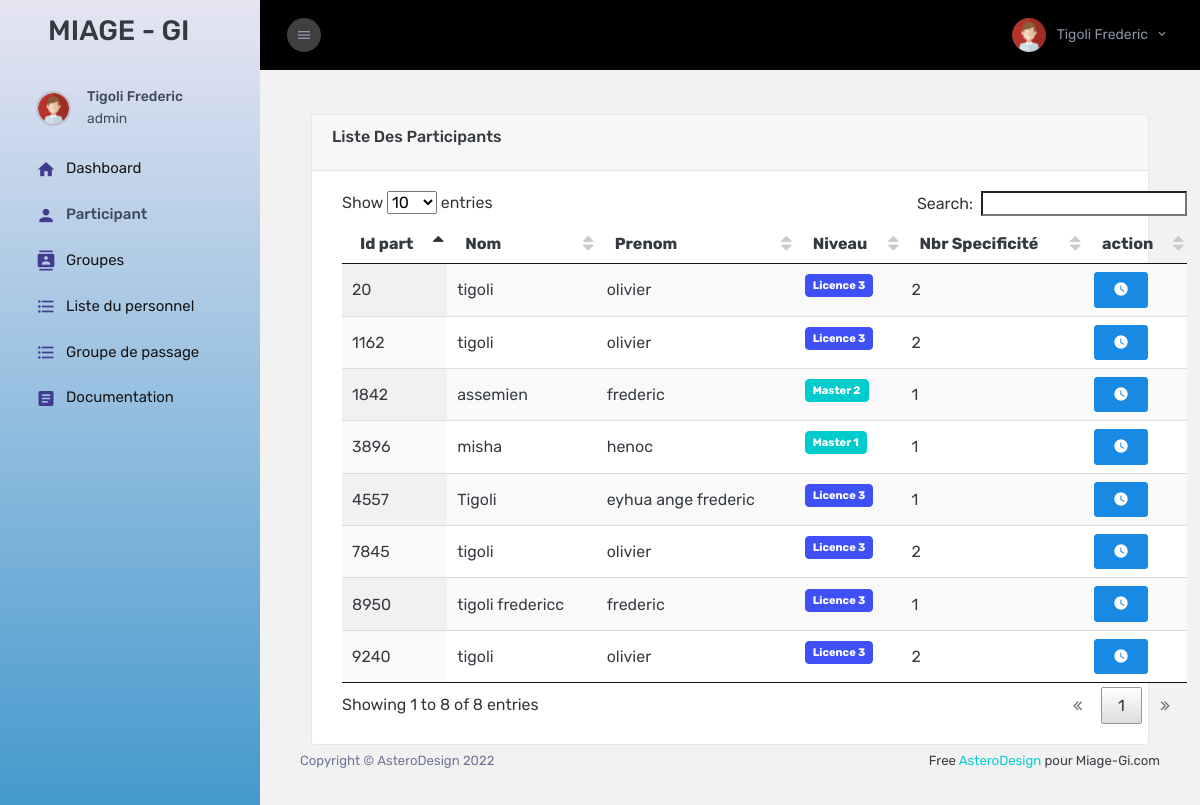
The app's page /miage-gi/pages/managePart.php (signed in) with its own data.
### tables this page shows
CREATE TABLE IF NOT EXISTS `participant` (
  `idPart` int(11) NOT NULL,
  `nom` varchar(255) NOT NULL,
  `prenom` varchar(255) NOT NULL,
  `idNiv` int(11) NOT NULL,
  `idSexe` int(11) NOT NULL,
  `mail` varchar(255) NOT NULL,
  `numTel` varchar(255) NOT NULL,
  `photo` varchar(255) NOT NULL,
  `dateCrea` datetime NOT NULL,
  PRIMARY KEY (`idPart`),
  KEY `idNiv` (`idNiv`),
  KEY `idSexe` (`idSexe`)
);

CREATE TABLE IF NOT EXISTS `niveau` (
  `idNiv` int(11) NOT NULL AUTO_INCREMENT,
  `libNiv` varchar(255) NOT NULL,
  PRIMARY KEY (`idNiv`)
);

### miage-gi/pages/managePart.php (the view, shortened to what this page needs)
<!DOCTYPE html>
<html lang="fr">
<head>
    <?php
    include('../../config.php');
    include "includes/head.php";
    if(strlen($_SESSION['idAdmin'])==0)
    {
        header('location:login.php');
    }else{
        $idadmin = $_SESSION['idAdmin'];
        $query = mysqli_query($con,"SELECT * FROM admininfo WHERE idAdmin='$idadmin'");
        $rst = mysqli_fetch_array($query);
    }
    ?>
</head>
<body>
    <div class="container-scroller">
    <?php
    if($rst['idRole'] == 2){
      include "sidebarSec.php";
    }elseif($rst['idRole'] == 3){
      include "sidebarCompt.php";
    }else{
      include "includes/sidebar.php";
    }
    ?>
        <div class="container-fluid page-body-wrapper">
            <?php include "includes/header.php"?>
            <div class="main-panel">
                <div class="content-wrapper pb-0">
                    <div class="col-12">
                        <div class="card">
                            <div class="card-header">
                                <h4 class="card-title">Liste Des Participants</h4>
                            </div>
                            <div class="card-body">
                                <div class="table-responsive">
                                    <table id="example" class="display" style="min-width: 845px">
                                        <thead>
                                            <tr>
                                                <th>Id part</th>
                                                <th>Nom</th>
                                                <th>Prenom</th>
                                                <th>Niveau</th>
                                                <th>Nbr Specificité</th>
                                                <th>action</th>
                                            </tr>
                                        </thead>
                                        <tbody>
                                            <?php
                                                $sql = mysqli_query($con,"SELECT * FROM participant");
                                                while($rst = mysqli_fetch_array($sql)){
                                            ?>
                                            <tr>
                                                <td><?= $rst['idPart'] ?></td>
                                                <td> <?= $rst['nom'] ?> </td>
                                                <td><?= $rst['prenom'] ?></td>
                                                <?php
                                                    $idNiv = $rst['idNiv'];
                                                    $sql1 = mysqli_query($con, "SELECT * FROM niveau WHERE idNiv ='$idNiv'");
                                                    $rst1 = mysqli_fetch_array($sql1);
                                                    if($idNiv == 1){
                                                        $color = "badge-warning";
                                                    }elseif($idNiv == 2){
                                                        $color = "badge-danger";
                                                    }elseif($idNiv == 3){
                                                        $color = "badge-primary";
                                                    }else{
                                                        $color = "badge-success";
                                                    }
                                                ?>
                                                <td><label class="badge <?=$color?>"><?= $rst1['libNiv'] ?></label></td>
                                                <td>
                                                    <?php
                                                        $idpart= $rst['idPart'];
                                                        $query = mysqli_query($con,"SELECT * FROM choix WHERE idPart='$idpart'");
                                                        $resultat = mysqli_num_rows($query);
                                                        echo $resultat;
                                                    ?>
                                                </td>
                                                <td>
                                                    <div class="dropdown">
                                                        <a href="detailPart.php?idP=<?= $rst['idPart'] ?>" class="btn btn-info ">
                                                          <i class="mdi mdi-clock"></i>
                                                        </a>
                                                      </div>
                                                </td>
                                            </tr>
                                            <?php } ?>
                                        </tbody>
                                    </table>
                                </div>
                            </div>
                        </div>
                    </div>
                </div>
                <footer class="footer">
                    <div class="d-sm-flex justify-content-center justify-content-sm-between">
                        <span class="text-muted d-block text-center text-sm-left d-sm-inline-block">Copyright ©
                            AsteroDesign 2022</span>
                        <span class="float-none float-sm-right d-block mt-1 mt-sm-0 text-center"> Free <a
                                href="http://asterodesign.ml/" target="_blank">AsteroDesign</a> pour Miage-Gi.com</span>
                    </div>
                </footer>
            </div>
        </div>
    </div>
</body>
</html>

### miage-gi/pages/includes/sidebar.php (shortened to what this page needs)
<nav class='sidebar sidebar-offcanvas' id='sidebar'>
     <div class='text-center sidebar-brand-wrapper d-flex align-items-center'>
      <h2 class="text-align-center ml-5">MIAGE - GI</h2>
     </div>
     <ul class='nav'>
       <li class='nav-item nav-profile'>
         <a href='#' class='nav-link'>
           <div class='nav-profile-image'>
             <img src='../assets/images/faces-clipart/pic-1.png' alt='profile' />
           </div>
           <div class='nav-profile-text d-flex flex-column pr-3'>
             <span class='font-weight-medium mb-2'><?=$rst['nom']?> <?=$rst['prenom']?></span>
             <span class='font-weight-normal'><?=$rst['login']?></span>
           </div>
         </a>
       </li>
       <li class='nav-item'>
         <a class='nav-link' href='dashAdmin/index.php'>
           <i class='mdi mdi-home menu-icon'></i>
           <span class='menu-title'>Dashboard</span>
         </a>
       </li>
       <li class='nav-item'>
         <a class='nav-link' href='managePart.php'>
           <i class='mdi mdi-account menu-icon'></i>
           <span class='menu-title'>Participant</span>
         </a>
       </li>
       <li class='nav-item'>
         <a class='nav-link' href='manageGrp.php'>
           <i class='mdi mdi-contacts menu-icon'></i>
           <span class='menu-title'>Groupes</span>
         </a>
       </li>
       <li class='nav-item'>
         <a class='nav-link' href='ListPersl.php'>
           <i class='mdi mdi-format-list-bulleted menu-icon'></i>
           <span class='menu-title'>Liste du personnel</span>
         </a>
       </li>
       <li class='nav-item'>
         <a class='nav-link' href='GrpPassD.php'>
           <i class='mdi mdi-format-list-bulleted menu-icon'></i>
           <span class='menu-title'>Groupe de passage</span>
         </a>
       </li>
       <li class='nav-item'>
         <a class='nav-link' href=''>
           <i class='mdi mdi-file-document-box menu-icon'></i>
           <span class='menu-title'>Documentation</span>
         </a>
       </li>
     </ul>
   </nav>

### miage-gi/pages/includes/header.php (shortened to what this page needs)
<nav class="navbar col-lg-12 col-12 p-lg-0 fixed-top d-flex flex-row">
  <div class="navbar-menu-wrapper d-flex align-items-stretch justify-content-between">
    <button class="navbar-toggler navbar-toggler align-self-center mr-2" type="button" data-toggle="minimize">
      <i class="mdi mdi-menu"></i>
    </button>
    <ul class="navbar-nav navbar-nav-right ml-lg-auto">
      <li class="nav-item nav-profile dropdown border-0">
        <a class="nav-link dropdown-toggle" id="profileDropdown" href="#" data-toggle="dropdown">
          <img class="nav-profile-img mr-2" alt="" src="../assets/images/faces-clipart/pic-1.png" />
          <span class="profile-name"><?=$rst['nom']?> <?=$rst['prenom']?></span>
        </a>
      </li>
    </ul>
  </div>
</nav>

### records on screen
participant: idPart "20", nom "tigoli", prenom "olivier", idNiv.libNiv "Licence 3", resultat "2"
participant: idPart "1162", nom "tigoli", prenom "olivier", idNiv.libNiv "Licence 3", resultat "2"
participant: idPart "1842", nom "assemien", prenom "frederic", idNiv.libNiv "Master 2", resultat "1"
participant: idPart "3896", nom "misha", prenom "henoc", idNiv.libNiv "Master 1", resultat "1"
participant: idPart "4557", nom "Tigoli", prenom "eyhua ange frederic", idNiv.libNiv "Licence 3", resultat "1"
participant: idPart "7845", nom "tigoli", prenom "olivier", idNiv.libNiv "Licence 3", resultat "2"
participant: idPart "8950", nom "tigoli fredericc", prenom "frederic", idNiv.libNiv "Licence 3", resultat "1"
participant: idPart "9240", nom "tigoli", prenom "olivier", idNiv.libNiv "Licence 3", resultat "2"

### other values on screen
$rst['nom'] "Tigoli"
$rst['prenom'] "Frederic"
$rst['login'] "admin"
